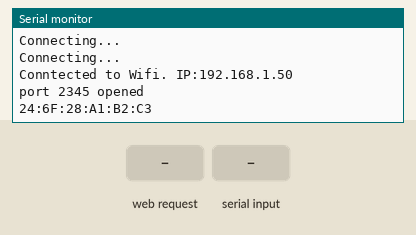
This sketch was run on a simulated ESP8266 (NodeMCU). On the bench: the last lines printed to the serial monitor. Inputs (shaded band) come from the test bench. WiFi joins after 1.5 s; servers stay silent unless stated.

Above: at 3.2 s.
3.3 s: HTTP request GET /change received
At 4.5 s:
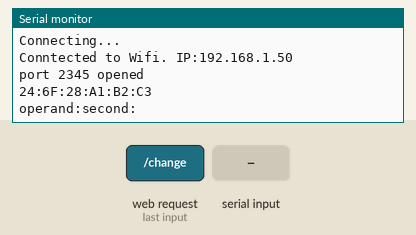
4.8 s: "1" received over Serial
At 6.5 s:
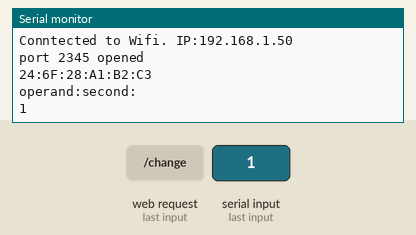

The sketch:

nodemcu.ino
```cpp
#include <ArduinoJson.h>

#include <ESP8266WiFi.h>
#include <ESP8266HTTPClient.h>
#include <ESP8266WebServer.h>


const char* ssid = "ASUS_Aaron_2G";
const char* password = "0981429828";

WiFiServer wifiServer(2345);
ESP8266WebServer server(80);

HTTPClient http;

StaticJsonDocument<200> doc;

StaticJsonDocument<200> doc1;
JsonObject data = doc1.to<JsonObject>();

String received = "";
String url = "";
String page, page2, page3;
int now;
int past;
int httpCode;
int value;
int sending;

String second, operand;
long now_direct, now_second;

void setup() {
  initSerial();

  //waiting for wifi connection
  initWIFI();

  //start wifi server
  initWIFIServer();

  //send init message to main controller
  Serial1.write(100);
}

void loop() {
  listenToMainController();
  server.handleClient();
}

void listenToMainController() {
  while (Serial.available() > 0) {
    received = Serial.readString();
    Serial.println(received);
    DeserializationError error = deserializeJson(doc, received);
    JsonObject data = doc.as<JsonObject>();
    now_second = data["now_second"];
    now_direct = data["now_direct"];

    passInfo(now_direct, now_second);
  }
}

void initSerial() {
  Serial.begin(9600); // for receiving seconds from Arduino
  Serial1.begin(9600);// for transmitting operator and operands //D4
}

void initWIFI() {
  WiFi.begin(ssid, password);

  while (WiFi.status() != WL_CONNECTED) {
    Serial.println("Connecting...");
    delay(1000);
  }

  Serial.print("Conntected to Wifi. IP:");
  Serial.println(WiFi.localIP());

  wifiServer.begin();
  Serial.println("port 2345 opened");
  Serial.println(WiFi.macAddress());
}

void initWIFIServer() {
  //page info
  page = "<h1>NodeMCU Web Server</h1>";

  server.on("/", []() {
    server.send(200, "text/html", page);
  });

  server.on("/change", []() {
    operand = server.arg(0);
    second = server.arg(1);
    page2 = "<h1>Operand:" + operand;
    page2 += "</h1><h1><p>Data:";
    page2 += second;
    page2 += "</p></h1>";
    server.send(200, "text/html", page2);

    data["operand"] = operand;
    data["second"] = second;
    Serial.print("operand:");
    Serial.print(operand);
    Serial.println("second:");
    Serial.print(second);

    //send message to Arduino
    serializeJsonPretty(data, Serial1);
  });

  server.begin();
}

void passInfo(int dir, int sec) {
  url = "http://192.168.50.46/arduino/" + String(dir) + "/" + String(sec);
  http.begin(url);
  httpCode = http.GET();
  http.end();
}
```

Measured:
- after the input at 3.3 s, the serial monitor: prints a new line at once (image 1)
- after the input at 4.8 s, the serial monitor: prints a new line after 1.0 s (image 2)
